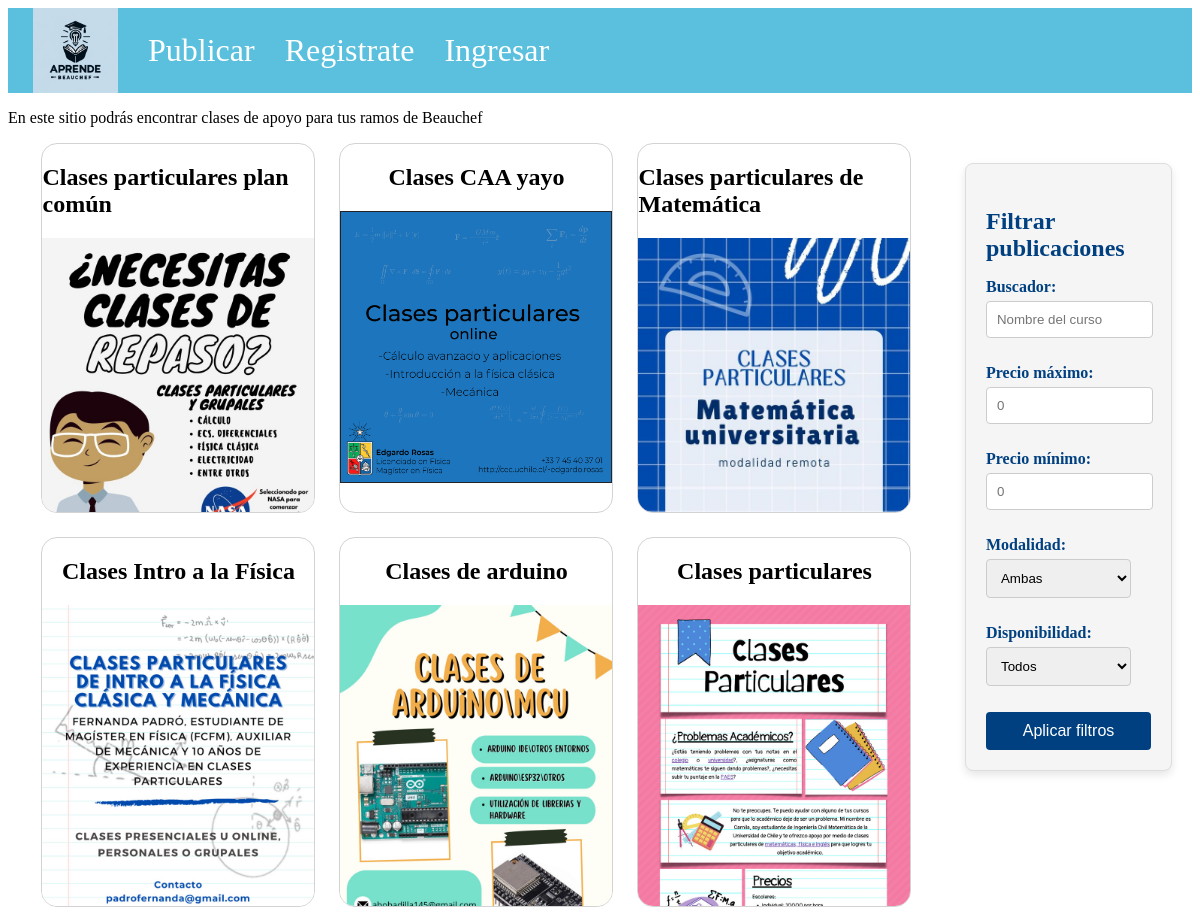
The page / on the database its author committed.
### baseapp/models.py (models this page shows)
class Afiche(models.Model):
    url = models.FileField(upload_to='uploads/', editable=True)
    descripcion = models.CharField(max_length=200, blank=True)
    nombre = models.CharField(max_length=200)
    precio = models.IntegerField(default=0, editable=True)

### baseapp/views.py (the view, shortened to what this page needs)
# urls.py: path("", views.index, name="index"),
def index(request):
    if request.method == "GET":
        posters = Afiche.objects.all().order_by('-id')
        filter_form = FilterForm(request.POST)
        if len(posters) > 8:
            posters = posters[:8]
        else:
            posters = posters
        return render(request, "index.html", {'filter_form': filter_form,'afiches': posters})

### baseapp/static/templates/index.html (shortened to what this page needs)
{%extends 'base_navbar.html'%}
{% load static %}
{%block stylesheets%}
<link rel="stylesheet" type="text/css" href="{% static 'css/index.css' %}">
{%endblock%}
{%block content%}
<p>En este sitio podrás encontrar clases de apoyo para tus ramos de Beauchef</p>
<div class="content">
    <div class="poster">
        {%for poster in afiches%}
        <article>
            <div class="container-title">
                <a href="{% url 'mostrarAfiche' posterID=poster.id %}">
                    <h2>{{poster.nombre}}</h2>
                </a>
            </div>
            <div class="container-poster">
                <img src="{{poster.url.url}}" alt="{{poster.nombre}}">
            </div>
        </article>
        {%endfor%}
    </div>
    <form class="filters" method="POST">
        <div class="filters-container">
            <h3>Filtrar publicaciones</h3>
            {{ filter_form.as_p }}
        </div>
        <div class="filters_button">
            <button id="filters_button" type="submit">Aplicar filtros</button>
        </div>
    </form>
</div>
{%endblock%}

### baseapp/static/css/index.css (style rules this page uses)
.content { display: inline-flex; width: 100%; height: 80%; align-items: flex-start; }
.poster { display: flex; flex-wrap: wrap; margin: 0 auto; justify-content: center; max-width: 75rem; gap: 1.5rem; }
.poster article { width: 17rem; height: 23rem; cursor: pointer; position: relative; display: block; transition: all 0.4s ease-in-out; overflow: hidden; border-radius: 1rem; border: 1px solid lightgray; }
.container-title { display: flex; align-items: center; justify-content: center; }
.poster article a { display: inline-flex; color: var(--primary); text-decoration: none; }
.poster article img { max-width: 100%; transform-origin: center; transition: transform 0.4s ease-in-out; overflow: hidden; }
.container-poster { width: 100%; }
.filters { background-color: #f5f5f5; border: 1px solid #ddd; padding: 20px; border-radius: 8px; box-shadow: 0 4px 8px rgba(0,0,0,0.1); max-width: 300px; margin: 20px; }
.filters-container h3 { color: #004080; font-size: 1.5em; margin-bottom: 10px; }
.filters-container label { color: #004080; font-weight: bold; margin-top: 10px; }
.filters-container input, .filters-container select { width: calc(100% - 20px); padding: 10px; margin-top: 5px; margin-bottom: 10px; border: 1px solid #ccc; border-radius: 4px; }
.filters-container input[type="submit"], .filters_button button { background-color: #004080; color: white; border: none; padding: 10px 20px; font-size: 1em; border-radius: 4px; cursor: pointer; width: 100%; text-align: center; }

### rows shown on the page
Afiche: nombre "Clases particulares plan común", url (picture)
Afiche: nombre "Clases CAA yayo", url (picture)
Afiche: nombre "Clases particulares de Matemática", url (picture)
Afiche: nombre "Clases Intro a la Física", url (picture)
Afiche: nombre "Clases de arduino", url (picture)
Afiche: nombre "Clases particulares", url (picture)
